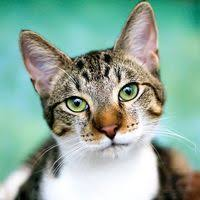
#> input picture download-cushwfg.jpg, 200 x 200 px, found by its file name
$ jupyter execute image.ipynb
#> lines starting #> are read from the running program, lines starting #| are printed output that depends on the picture
[cell 1]
import cv2  # OpenCV library for computer vision tasks
import matplotlib.pyplot as plt  # For plotting and displaying images
import numpy as np  # For numerical operations on arrays

# Define file paths for input images
pic1 = r"C:\Users\Cristine\Documents\Python\IT322_BSIT3A_LAB2_AgadC_PacatangS\download-cushwfg.jpg"  # Path to first image (cat)
pic2 = r"C:\Users\Cristine\Documents\Python\IT322_BSIT3A_LAB2_AgadC_PacatangS\bobby_fox-image.webp"  # Path to second image (fox)

# Load both images using OpenCV's imread function
image1 = cv2.imread(pic1)  # Reads the first image from the specified path
#> image1 is the input picture: shape (200, 200, 3); mean B, G, R 155.3, 169.6, 141.9
image2 = cv2.imread(pic2)  # Reads the second image from the specified path
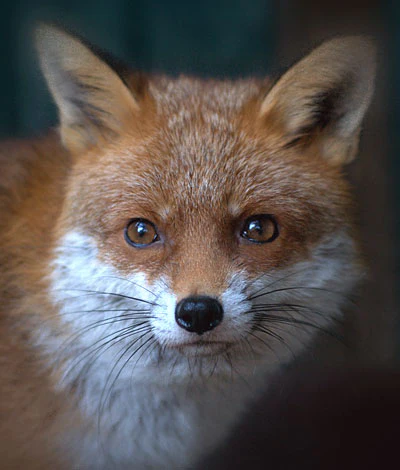
#> input picture bobby_fox-image.webp, 400 x 470 px, found by its file name
#> image2 is the input picture: shape (470, 400, 3); mean B, G, R 78.9, 81.8, 88.6

# Check if images are loaded successfully
if image1 is None:  # Checks if the first image was loaded successfully
    raise FileNotFoundError(f"Image 1 not found at {pic1}")  # Raises an error if the first image was not found
if image2 is None:  # Checks if the second image was loaded successfully
    raise FileNotFoundError(f"Image 2 not found at {pic2}")  # Raises an error if the second image was not found

# Resize both images to 512x512 pixels for consistency
image1 = cv2.resize(image1, (512, 512))  # Resizes the first image to 512x512 pixels
#> image1: shape (512, 512, 3)
image2 = cv2.resize(image2, (512, 512))  # Resizes the second image to 512x512 pixels
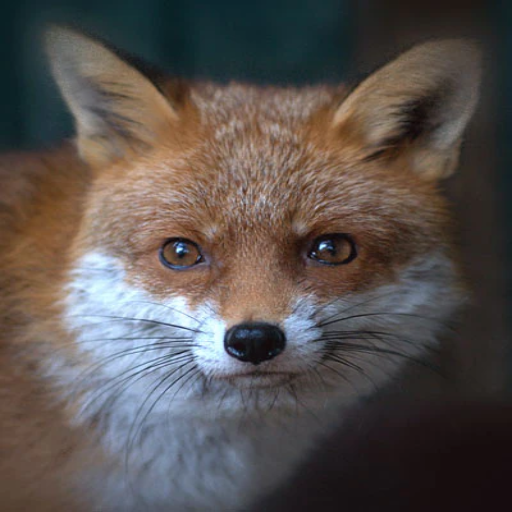
#> image2: shape (512, 512, 3); mean B, G, R 78.8, 81.7, 88.5

# Convert from BGR (OpenCV default) to RGB color space
image1 = cv2.cvtColor(image1, cv2.COLOR_BGR2RGB)  # Converts the first image from BGR to RGB
image2 = cv2.cvtColor(image2, cv2.COLOR_BGR2RGB)  # Converts the second image from BGR to RGB

def correlation(image, kernel):
    """Perform cross-correlation between image and kernel."""
    h, w = image.shape[:2]  # Gets the height and width of the image
    kh, kw = kernel.shape  # Gets the height and width of the kernel
    pad_h, pad_w = kh // 2, kw // 2  # Calculates padding for height and width

    if len(image.shape) == 3:  # Color image
        output = np.zeros_like(image, dtype=np.float32)  # Creates an empty output array with the same shape as the input image
        for c in range(image.shape[2]):  # Iterates through the color channels
            padded = np.pad(image[:, :, c], ((pad_h, pad_h), (pad_w, pad_w)), mode='reflect')  # Pads the image with reflected values
            for i in range(h):  # Iterates through the rows of the image
                for j in range(w):  # Iterates through the columns of the image
                    output[i, j, c] = np.sum(padded[i:i + kh, j:j + kw] * kernel)  # Performs correlation operation
    else:  # Grayscale
        output = np.zeros((h, w), dtype=np.float32)  # Creates an empty output array for grayscale images
        padded = np.pad(image, ((pad_h, pad_h), (pad_w, pad_w)), mode='reflect')  # Pads the grayscale image
        for i in range(h):  # Iterates through the rows of the image
            for j in range(w):  # Iterates through the columns of the image
                output[i, j] = np.sum(padded[i:i + kh, j:j + kw] * kernel)  # Performs correlation operation

    return output  # Returns the correlated image

def convolution(image, kernel):
    """Perform convolution (correlation with flipped kernel)."""
    return correlation(image, np.flip(kernel))  # Calls the correlation function with a flipped kernel

def low(img, sigma, size):
    '''Apply low-pass filter to the image using a Gaussian kernel.'''
    kernel = np.zeros((size, size))  # Creates an empty kernel of the specified size
    center = int(size / 2)  # Calculates the center of the kernel
    for i in range(size):  # Iterates through the rows of the kernel
        for j in range(size):  # Iterates through the columns of the kernel
            kernel[i, j] = (1 / (2 * np.pi * sigma ** 2)) * np.exp(-((i - center) ** 2 + (j - center) ** 2) / (2 * sigma ** 2))  # Calculates the Gaussian kernel values
    kernel = kernel / np.sum(kernel)  # Normalizes the kernel
    return convolution(img, kernel)  # Performs convolution with the Gaussian kernel

def high(img, sigma, size):
    low_pass_img = low(img, sigma, size)  # Applies a low-pass filter to the image
    return img - low_pass_img  # Subtracts the low-pass image from the original image to get the high-pass image

def hybrid(img1, img2, sigma1, size1, high_low1, sigma2, size2, high_low2, mixin_ratio, scale_factor):
    img1 = img1.astype(np.float32) / 255.0  # Converts the first image to float32 and normalizes it
    img2 = img2.astype(np.float32) / 255.0  # Converts the second image to float32 and normalizes it

    img1 = low(img1, sigma1, size1) if high_low1 == 'low' else high(img1, sigma1, size1)  # Applies low-pass or high-pass filter based on the parameter
    img2 = low(img2, sigma2, size2) if high_low2 == 'low' else high(img2, sigma2, size2)  # Applies low-pass or high-pass filter based on the parameter

    img1 *= (1 - mixin_ratio)  # Scales the first image
    img2 *= mixin_ratio  # Scales the second image
    hybrid_img = (img1 + img2) * scale_factor  # Combines the two images and scales the result

    return np.clip(hybrid_img * 255, 0, 255).astype(np.uint8)  # Clips the pixel values and converts the image back to uint8

# Set parameters for hybrid image creation
sigma1 = 15  # Sigma for the first image's Gaussian filter
size1 = 7  # Size of the first image's Gaussian kernel
sigma2 = 10  # Sigma for the second image's Gaussian filter
size2 = 7  # Size of the second image's Gaussian kernel
high_low1 = 'high'  # Specifies whether to apply high-pass or low-pass filter to the first image
high_low2 = 'low'  # Specifies whether to apply high-pass or low-pass filter to the second image
mixin_ratio = 0.3  # Specifies the mixing ratio between the two images
scale_factor = 1.0  # Specifies the scaling factor for the hybrid image

# Create the hybrid image with specified parameters
hybrid_img = hybrid(image1, image2, sigma1, size1, high_low1, sigma2, size2, high_low2, mixin_ratio, scale_factor)  # Creates the hybrid image
#> the loop in correlation, `for c in range(image.shape[2]):` made 3 passes
#> pass 1, in correlation, `padded = np.pad(image[:, :, c], ((pad_h, pad_h), (pad_w, pad_w)), mode..`:
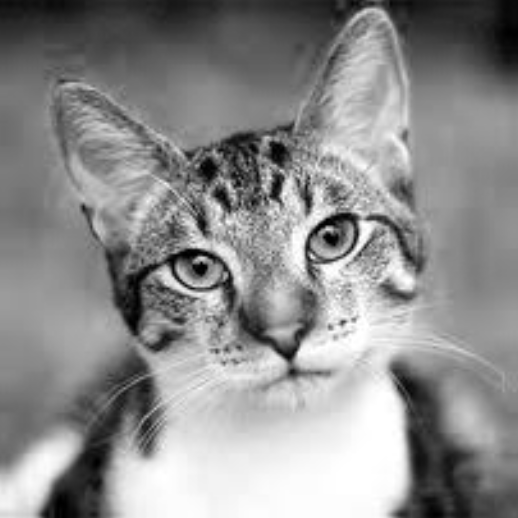
#> padded: shape (518, 518) float32; min 0, max 1, mean 0.553
#> after the loop in correlation, `for c in range(image.shape[2]):`:
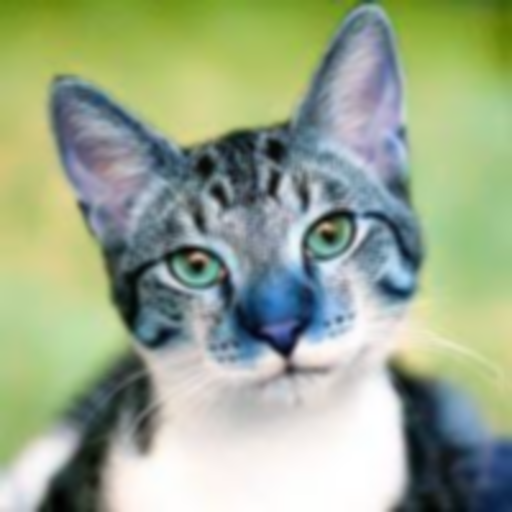
#> output: shape (512, 512, 3) float32; mean of channels 0, 1, 2 0.556, 0.665, 0.609; drawn as B, G, R
#> in high, `return img - low_pass_img`:
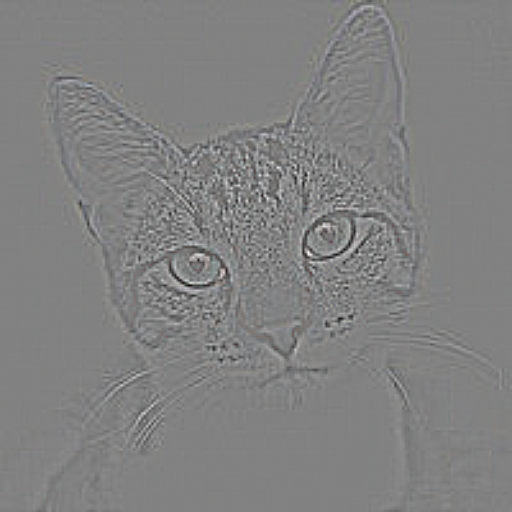
#> returned value: shape (512, 512, 3) float32; mean of channels 0, 1, 2 -1.2e-05, -1.09e-05, -1.16e-05; drawn with min black and max white
#> the loop in correlation (call 2), `for c in range(image.shape[2]):` made 3 passes
#> pass 1, in correlation (call 2), `padded = np.pad(image[:, :, c], ((pad_h, pad_h), (pad_w, pad_w)), mode..`:
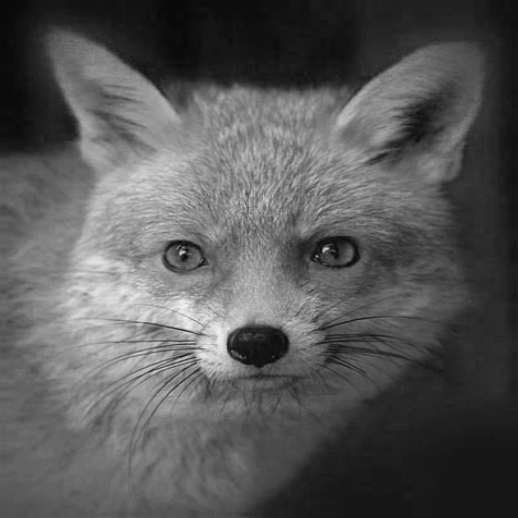
#> padded: shape (518, 518) float32; min 0.0157, max 0.957, mean 0.343
#> pass 3, in correlation (call 2), `padded = np.pad(image[:, :, c], ((pad_h, pad_h), (pad_w, pad_w)), mode..`:
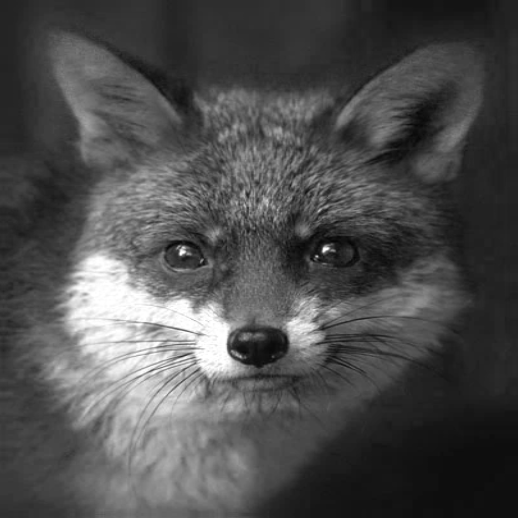
#> padded: shape (518, 518) float32; min 0.0196, max 1, mean 0.306
#> in hybrid, `img2 *= mixin_ratio`:
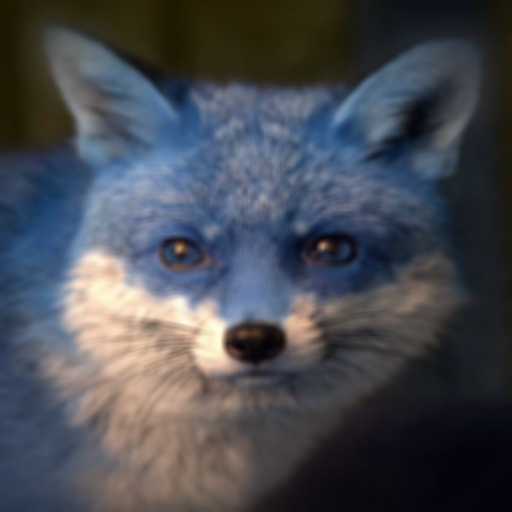
#> img2: shape (512, 512, 3) float32; mean of channels 0, 1, 2 0.104, 0.0961, 0.0927; drawn with min black and max white
#> in hybrid, `hybrid_img = (img1 + img2) * scale_factor`:
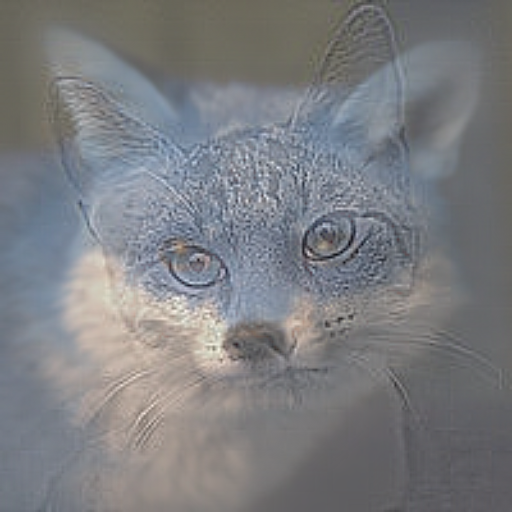
#> hybrid_img: shape (512, 512, 3) float32; mean of channels 0, 1, 2 0.104, 0.0961, 0.0927; drawn with min black and max white
#> in hybrid, `return np.clip(hybrid_img * 255, 0, 255).astype(np.uint8)`:
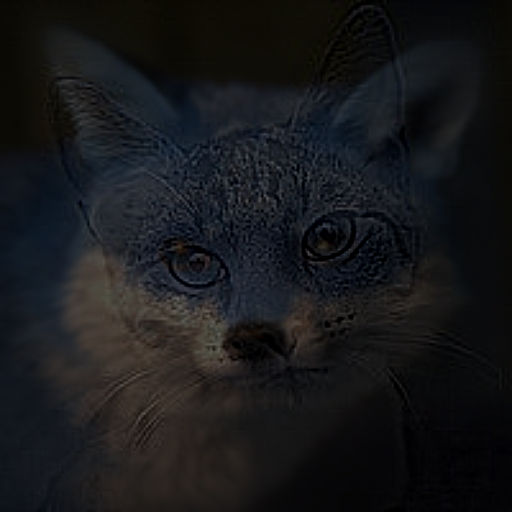
#> returned value: shape (512, 512, 3); mean of channels 0, 1, 2 26.1, 24.1, 23.2; drawn as B, G, R

# Display original images and result
plt.figure(figsize=(10, 6))  # Creates a figure for plotting
plt.subplot(1, 3, 1)  # Creates the first subplot
plt.imshow(image1)  # Displays the first image
plt.title("Image 1: High Frequency")  # Sets the title of the subplot
plt.axis('off')  # Turns off the axis

plt.subplot(1, 3, 2)  # Creates the second subplot
plt.imshow(image2)  # Displays the second image
plt.title("Image 2: Low Frequency")  # Sets the title of the subplot
plt.axis('off')  # Turns off the axis

plt.subplot(1, 3, 3)  # Creates the third subplot
plt.imshow(hybrid_img)  # Displays the hybrid image
plt.title("Hybrid Image")  # Sets the title of the subplot
plt.axis('off')  # Turns off the axis

plt.tight_layout()  # Adjusts subplot parameters to provide specified padding
plt.show()  # Displays the plot
